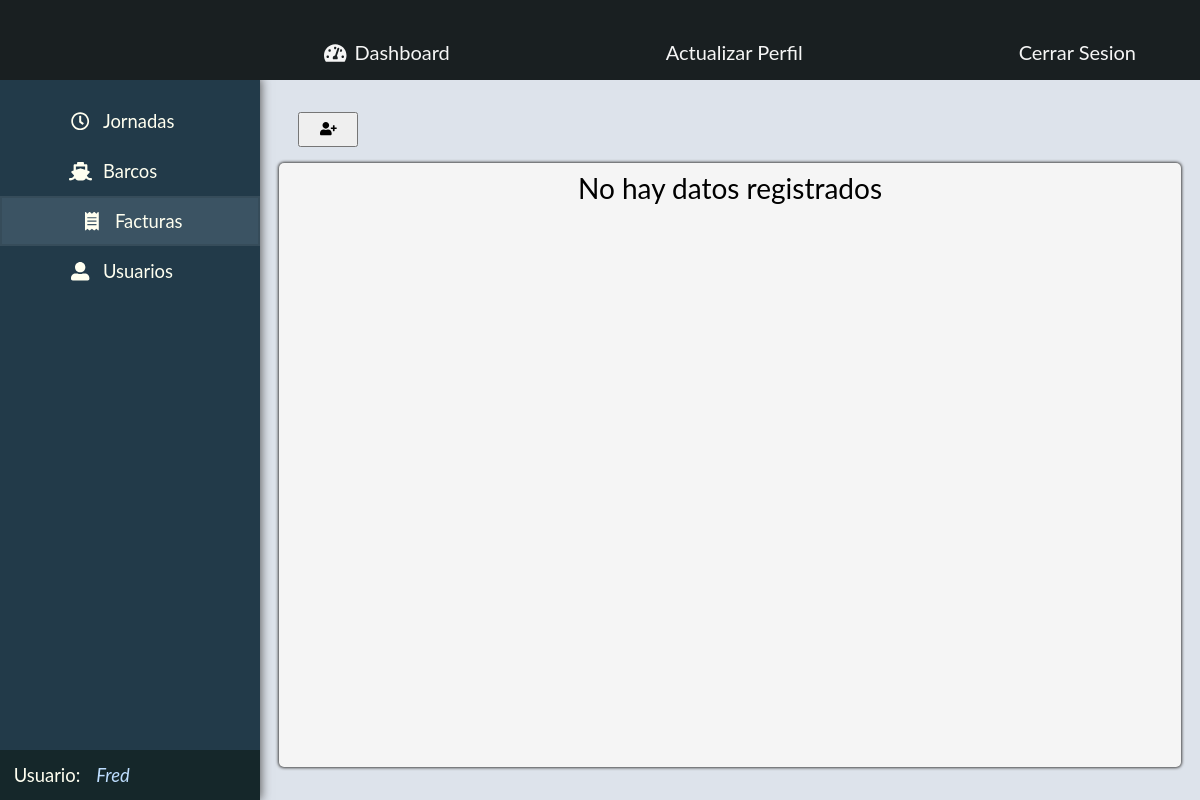
The page /views/staff/data-display.php?table=facturas (signed in) on the database as committed earlier.
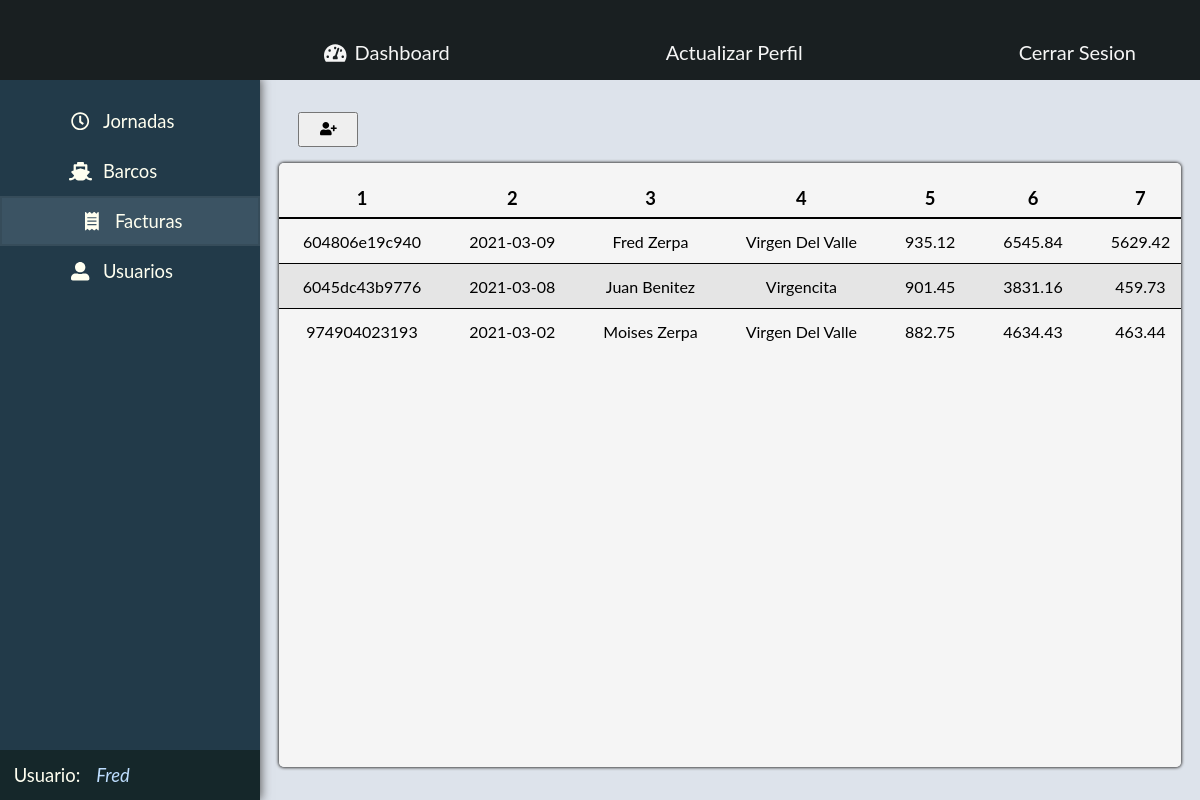
The same page on the database as committed later.
### tables this page shows
CREATE TABLE IF NOT EXISTS `facturas` (
  `Id` int(11) NOT NULL AUTO_INCREMENT,
  `Jornada_Id` int(11) NOT NULL,
  `Codigo` varchar(13) NOT NULL,
  `Usuario_Id` int(11) NOT NULL,
  `Barco_Id` int(11) NOT NULL,
  `Fecha` date NOT NULL,
  `Hora` time NOT NULL,
  `Mercancia_Recibida` decimal(10,2) NOT NULL,
  `Ganancia_Bruta` decimal(10,2) NOT NULL,
  `Gastos_Operativos` decimal(10,2) NOT NULL,
  `Ganancia_Neta` decimal(10,2) NOT NULL,
  PRIMARY KEY (`Id`),
  UNIQUE KEY `Codigo` (`Codigo`),
  KEY `Usuario_Id` (`Usuario_Id`),
  KEY `Barco_Id` (`Barco_Id`),
  KEY `Jornada_Id` (`Jornada_Id`)
);

CREATE TABLE IF NOT EXISTS `jornadas` (
  `Id` int(11) NOT NULL AUTO_INCREMENT,
  `Fecha` date NOT NULL,
  `Hora_Inicio` time NOT NULL,
  `Hora_Cierre` time DEFAULT NULL,
  `Clima` varchar(50) DEFAULT NULL,
  `Precio` decimal(10,2) NOT NULL,
  PRIMARY KEY (`Id`)
);

CREATE TABLE IF NOT EXISTS `barcos` (
  `Id` int(11) NOT NULL AUTO_INCREMENT,
  `Nombre` varchar(50) NOT NULL,
  `Codigo` varchar(12) NOT NULL,
  `Titular` varchar(50) NOT NULL,
  `Cantidad_Tripulantes` int(11) NOT NULL,
  `Capacidad_Carga` decimal(10,2) NOT NULL,
  PRIMARY KEY (`Id`),
  UNIQUE KEY `Codigo` (`Codigo`),
  UNIQUE KEY `Nombre` (`Nombre`)
);

### config/conexion.php (called while the page is built, shortened)
<?php
class Conexion
{
  public function __construct()
  {
    try {
      $this->conexionBD = new PDO("mysql:host=localhost;dbname=amne", "root", "");
    } catch (Exception $e) {
      echo "No se ha podido conectar a la Base de Datos. "
        . "ERROR: " . $e->getMessage();
    }
  }
}

### models/Receipts.php (called while the page is built, shortened)
<?php
require_once('../../config/conexion.php');
class Receipt extends Conexion
{
  public function read($id = "")
  {
    $query = "SELECT f.Id, f.Codigo, j.Fecha AS Jornada, CONCAT(u.Nombre, ' ', u.Apellidos) AS Cajero, b.Nombre AS Embarcacion, f.Mercancia_Recibida AS 'Mercancia Recibida (Kg)', f.Ganancia_Bruta AS 'Ganancia Bruta', f.Gastos_Operativos AS 'Gastos Operativos', f.Ganancia_Neta AS 'Ganancia Neta', f.Fecha, TIME_FORMAT(f.Hora, '%r') AS Hora FROM facturas AS f INNER JOIN jornadas AS j ON f.Jornada_Id = j.Id INNER JOIN usuarios AS u ON f.Usuario_Id = u.Id INNER JOIN barcos AS b ON f.Barco_Id = b.Id ORDER BY Fecha DESC, Hora DESC";
    $resultado = $this->conexionBD->prepare($query);
    $resultado->execute();
    return $resultado->fetchAll();
  }
}

### views/staff/data-display.php (the view, shortened to what this page needs)
<?php
switch ($_GET['table']) {
  case 'facturas':
    require_once('../../models/Receipts.php');
    $query = new Receipt();
    $fileName = 'receipts.php';
    if (isset($_GET['query'])) {
      $response = $query->getLatest();
    } else {
      if ($_SESSION['isAdmin']) {
        $response = $query->read();
      } else {
        $response = array($query->read($_SESSION['account_id']));
      }
    }
    break;
}
$db_headers = array();
for ($i = 2; $i < @sizeof($response[0]); $i += 2) {
  array_push($db_headers, array_keys($response[0])[$i]);
}
?>
<!DOCTYPE html>
<html lang="en">
<head>
  <link rel="stylesheet" href="../../assets/css/cms/mode/view.css" />
</head>
<body>
  <?php require_once('../../components/cms/cms-header.php') ?>
  <main>
    <?php require_once('../../components/cms/cms-sidebar.php') ?>
    <article class="container">
      <?php if ($_SESSION['isAdmin']) { ?>
        <div class="wrapper">
          <a href="../admin/<?php echo $fileName;?>?action=create" class="button"><button value="Agregar Usuario" class="form-button"><i class="fas fa-user-plus"></i></button>
          </a>
        </div>
      <?php } ?>
      <article class="wrapper view-mode" id="data-display">
        <table>
          <thead>
            <tr>
              <?php
              foreach ($db_headers as $header) {
                echo '<th>' . $header . '</th>';
              }
              ?>
            </tr>
          </thead>
          <tbody>
            <?php
            if (@$response[0]) {
              foreach ($response as $data) {
                echo '<tr>';
                foreach ($db_headers as $header) {
                  if ($data[$header] == '') {
                    echo '<td>Sin Registrar</td>';
                  } else {
                    echo '<td>' . $data[$header] . '</td>';
                  }
                }
                echo '</tr>';
              }
            } else {
              echo '<tr>';
              echo '<td style="font-size:1.75rem;">No hay datos registrados</td>';
              echo '</tr>';
            }
            ?>
          </tbody>
        </table>
      </article>
    </article>
  </main>
</body>
</html>

### components/cms/cms-header.php
<header>
  <nav>
    <ul class="navbar">
      <li class="navbar-item">
        <a class="nav-link" href="../cms/cms.php">
          <i class="fas fas fa-tachometer-alt icon"></i>Dashboard
        </a>
      </li>
      <li class="navbar-item">
        <a class="nav-link" href="../admin/users.php?action=update&id=<?php echo $_SESSION['account_id']; ?>"> Actualizar Perfil</a>
      </li>
      <li class="navbar-item">
        <a class="nav-link" href="../../utils/logout.php">Cerrar Sesion</a>
      </li>
    </ul>
  </nav>
</header>

### components/cms/cms-sidebar.php
<?php
$path = $_SERVER['REQUEST_URI'];
if (strstr($path, 'working-days.php') || strstr($path, 'table=jornadas')) {
  $workingday = 'active';
  $boats = '';
  $receipts = '';
  $users = '';
} else if (strstr($path, 'boats.php') || strstr($path, 'table=barcos')) {
  $workingday = '';
  $boats = 'active';
  $receipts = '';
  $users = '';
} else if (strstr($path, 'receipts.php') || strstr($path, 'table=facturas')) {
  $workingday = '';
  $boats = '';
  $receipts = 'active';
  $users = '';
} else if (strstr($path, 'users.php') || strstr($path, 'table=usuarios')) {
  $workingday = '';
  $boats = '';
  $receipts = '';
  $users = 'active';
} else {
  $workingday = '';
  $boats = '';
  $receipts = '';
  $users = '';
}
?>
<aside class="side-navbar">
  <ul class="side-nav">
    <li class="side-nav-link <?php echo $workingday ?>">
      <a class="link" href="../staff/data-display.php?table=jornadas">
        <div class="icon-container"><i class="far fa-clock"></i></div>
        Jornadas
      </a>
    </li>
    <li class="side-nav-link <?php echo $boats ?>">
      <a class="link" href="../staff/data-display.php?table=barcos">
        <div class="icon-container"><i class="fas fa-ship"></i></div>
        Barcos
      </a>
    </li>
    <li class="side-nav-link <?php echo $receipts ?>">
      <a class="link" href="../staff/data-display.php?table=facturas">
        <div class="icon-container"><i class="fas fa-receipt"></i></div>
        Facturas
      </a>
    </li>
    <li class="side-nav-link <?php echo $users ?>">
      <a class="link" href="../staff/data-display.php?table=usuarios">
        <div class="icon-container"><i class="fas fa-user-alt"></i></div>
        Usuarios
      </a>
    </li>
    <li class="side-nav-link user-name">
      <span class="username">
        Usuario: <i class="displayed-username"><?php echo $_SESSION['nombre']; ?></i>
      </span>
    </li>
  </ul>
</aside>

### assets/css/cms/mode/view.css (style rules this page uses)
table { width: 100%; text-align: center; border-spacing: 0; }
table thead { font-size: 1.15rem; }
table thead th { padding: 1.5rem 1.5rem 0.5rem; }
table tbody td { padding: 0.5rem 1.5rem; height: 45px; max-width: 200px; white-space: nowrap; overflow: hidden; text-overflow: ellipsis; }
th { border-bottom: 2px solid #000; }
tbody tr:not(:last-child) td { border-bottom: 1px solid #000; }
tbody tr:nth-of-type(even) { background: rgba(207, 206, 206, 0.432); }

### assets/css/global.css (style rules this page uses)
html, body { margin: 0; padding: 0; }
* { box-sizing: border-box; }
body { font-family: 'Lato', sans-serif; }

### assets/css/cms/cms-header.css (style rules this page uses)
header { width: 100%; height: 5rem; position: relative; z-index: 4; background-color: #191f21; }
header nav { font-size: 1.25rem; width: 100%; height: 100%; display: flex; justify-content: center; align-items: flex-end; padding-bottom: 1rem; }
header nav ul.navbar { width: 100%; padding-left: 260px; justify-content: space-between; }
nav, ul { margin: 0; padding: 0; }
ul.navbar { display: flex; }
nav > ul li { list-style: none; }
header ul:first-child { margin-left: 4rem; }
header ul:last-child { margin-right: 4rem; }
a.nav-link { text-decoration: none; color: whitesmoke; }
a > .icon { margin-right: 0.5rem; }

### assets/css/cms/cms-sidebar.css (style rules this page uses)
main { display: flex; }
aside.side-navbar { height: calc(100vh - 5rem); width: 260px; background-color: rgb(34 58 73); box-shadow: 0 -1px 10px 1px rgb(87, 87, 87); position: relative; z-index: 2; }
aside.side-navbar ul.side-nav { height: 100%; padding-top: 1rem; display: flex; flex-direction: column; }
ul.side-nav li.side-nav-link { width: 100%; height: 50px; }
ul.side-nav li:last-child { margin-top: auto; background-color: rgb(8 21 13 / 0.5); }
li.side-nav-link a { height: 100%; width: 100%; font-size: 1.15rem; text-decoration: none; color: ivory; display: flex; align-items: center; padding-left: 65px; }
li.side-nav-link span.username { height: 100%; width: 100%; font-size: 1.15rem; text-decoration: none; color: ivory; display: flex; flex-flow: row wrap; justify-content: center; align-items: center; }
li.side-nav-link span.username i.displayed-username { margin-left: 1rem; color: #bedeff; width: 150px; white-space: nowrap; overflow: hidden; text-overflow: ellipsis; }
li.side-nav-link.active a.link { background: #3b5363; border: 2px solid rgba(0, 0, 0, 0.089); padding-left: 75px; }
li.side-nav-link a.link div.icon-container { width: 30px; height: 25px; display: flex; justify-content: center; align-items: center; margin-right: 0.5rem; }

### assets/css/cms/cms-display-data-box.css (style rules this page uses)
article.container { width: calc(100% - 260px); max-height: calc(100vh - 5rem); background-color: #dde3eb; overflow-y: scroll; padding: 2rem 0; }
main article > div.wrapper { width: 92%; margin: 0 auto 1rem; }
main article > div.wrapper a.button { margin-left: auto; }
main article > div.wrapper a.button button { padding: .5rem 1.25rem; }
main article.container article.wrapper { width: 92%; min-height: 92%; background-color: whitesmoke; border-radius: 5px; padding: 3rem 4rem; box-shadow: 0 0px 3px 1px rgb(68, 68, 68); margin: auto; }
main article.container article.wrapper.view-mode { overflow-x: scroll; padding: 0; }
@media only screen and (max-width: 1300px) { main article.container article.wrapper { width: 96%; } }

Rows that differ between the two databases and show on the page:
added facturas: Codigo "604806e19c940", Jornada_Id.Fecha "2021-03-09", header "Fred Zerpa", Barco_Id.Nombre "Virgen Del Valle", Mercancia_Recibida "935.12", Ganancia_Bruta "6545.84", Gastos_Operativos "5629.42"
now on this page (row edited): facturas: Codigo "6045dc43b9776", Jornada_Id.Fecha "2021-03-08", header "Juan Benitez", Barco_Id.Nombre "Virgencita", Mercancia_Recibida "901.45", Ganancia_Bruta "3831.16", Gastos_Operativos "459.73"
added facturas: Codigo "974904023193", Jornada_Id.Fecha "2021-03-02", header "Moises Zerpa", Barco_Id.Nombre "Virgen Del Valle", Mercancia_Recibida "882.75", Ganancia_Bruta "4634.43", Gastos_Operativos "463.44"
Other text that changed with them:
new list line: "1"
new list line: "2"
new list line: "3"
new list line: "4"
new list line: "5"
new list line: "6"
new list line: "7"
text no longer shown: "No hay datos registrados"
